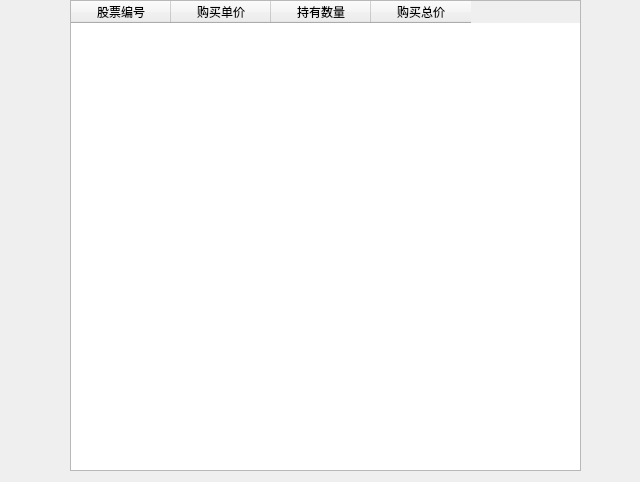
<?xml version="1.0" encoding="UTF-8"?>
<ui version="4.0">
 <class>StockTrade</class>
 <widget class="QWidget" name="StockTrade">
  <property name="geometry">
   <rect>
    <x>0</x>
    <y>0</y>
    <width>640</width>
    <height>482</height>
   </rect>
  </property>
  <property name="windowTitle">
   <string>持有股票信息</string>
  </property>
  <widget class="QTableWidget" name="HoldingTable">
   <property name="geometry">
    <rect>
     <x>70</x>
     <y>0</y>
     <width>511</width>
     <height>471</height>
    </rect>
   </property>
   <column>
    <property name="text">
     <string>股票编号</string>
    </property>
   </column>
   <column>
    <property name="text">
     <string>购买单价</string>
    </property>
   </column>
   <column>
    <property name="text">
     <string>持有数量</string>
    </property>
   </column>
   <column>
    <property name="text">
     <string>购买总价</string>
    </property>
   </column>
  </widget>
 </widget>
 <resources/>
 <connections/>
</ui>
